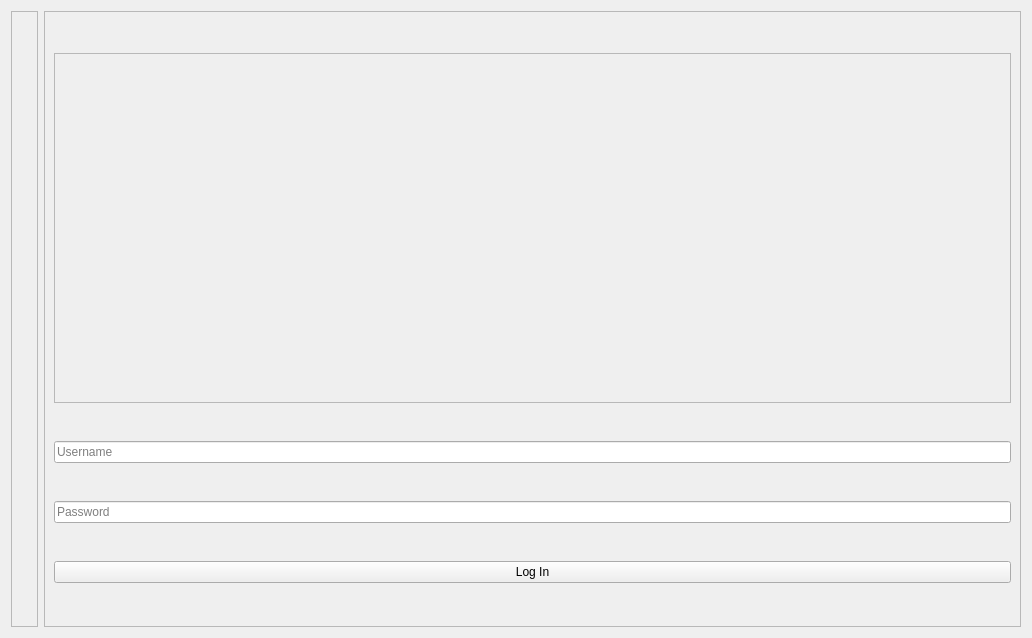
<?xml version="1.0" encoding="UTF-8"?>
<ui version="4.0">
 <class>LogInWindow</class>
 <widget class="QWidget" name="LogInWindow">
  <property name="geometry">
   <rect>
    <x>0</x>
    <y>0</y>
    <width>1032</width>
    <height>638</height>
   </rect>
  </property>
  <property name="maximumSize">
   <size>
    <width>1032</width>
    <height>638</height>
   </size>
  </property>
  <property name="windowTitle">
   <string>Form</string>
  </property>
  <layout class="QHBoxLayout" name="horizontalLayout">
   <item>
    <widget class="QFrame" name="frame_2">
     <property name="maximumSize">
      <size>
       <width>635</width>
       <height>616</height>
      </size>
     </property>
     <property name="frameShape">
      <enum>QFrame::StyledPanel</enum>
     </property>
     <property name="frameShadow">
      <enum>QFrame::Raised</enum>
     </property>
     <layout class="QGridLayout" name="gridLayout">
      <item row="0" column="0">
       <widget class="QLabel" name="label">
        <property name="text">
         <string/>
        </property>
        <property name="pixmap">
         <pixmap>images/technicianBackground.png</pixmap>
        </property>
        <property name="scaledContents">
         <bool>true</bool>
        </property>
       </widget>
      </item>
     </layout>
    </widget>
   </item>
   <item>
    <widget class="QFrame" name="frame">
     <property name="frameShape">
      <enum>QFrame::StyledPanel</enum>
     </property>
     <property name="frameShadow">
      <enum>QFrame::Raised</enum>
     </property>
     <layout class="QVBoxLayout" name="verticalLayout">
      <item>
       <widget class="QFrame" name="frame_3">
        <property name="maximumSize">
         <size>
          <width>16777215</width>
          <height>350</height>
         </size>
        </property>
        <property name="frameShape">
         <enum>QFrame::StyledPanel</enum>
        </property>
        <property name="frameShadow">
         <enum>QFrame::Raised</enum>
        </property>
        <layout class="QGridLayout" name="gridLayout_2">
         <item row="0" column="0">
          <widget class="QLabel" name="label_2">
           <property name="text">
            <string/>
           </property>
           <property name="pixmap">
            <pixmap>images/ptt-logo.png</pixmap>
           </property>
           <property name="scaledContents">
            <bool>true</bool>
           </property>
          </widget>
         </item>
        </layout>
       </widget>
      </item>
      <item>
       <widget class="QLineEdit" name="usernameInput">
        <property name="maxLength">
         <number>20</number>
        </property>
        <property name="placeholderText">
         <string>Username</string>
        </property>
        <property name="clearButtonEnabled">
         <bool>true</bool>
        </property>
       </widget>
      </item>
      <item>
       <widget class="QLineEdit" name="passwordInput">
        <property name="maxLength">
         <number>20</number>
        </property>
        <property name="echoMode">
         <enum>QLineEdit::Password</enum>
        </property>
        <property name="placeholderText">
         <string>Password</string>
        </property>
        <property name="clearButtonEnabled">
         <bool>true</bool>
        </property>
       </widget>
      </item>
      <item>
       <widget class="QPushButton" name="logInButton">
        <property name="text">
         <string>Log In</string>
        </property>
       </widget>
      </item>
     </layout>
    </widget>
   </item>
  </layout>
 </widget>
 <resources/>
 <connections/>
</ui>
